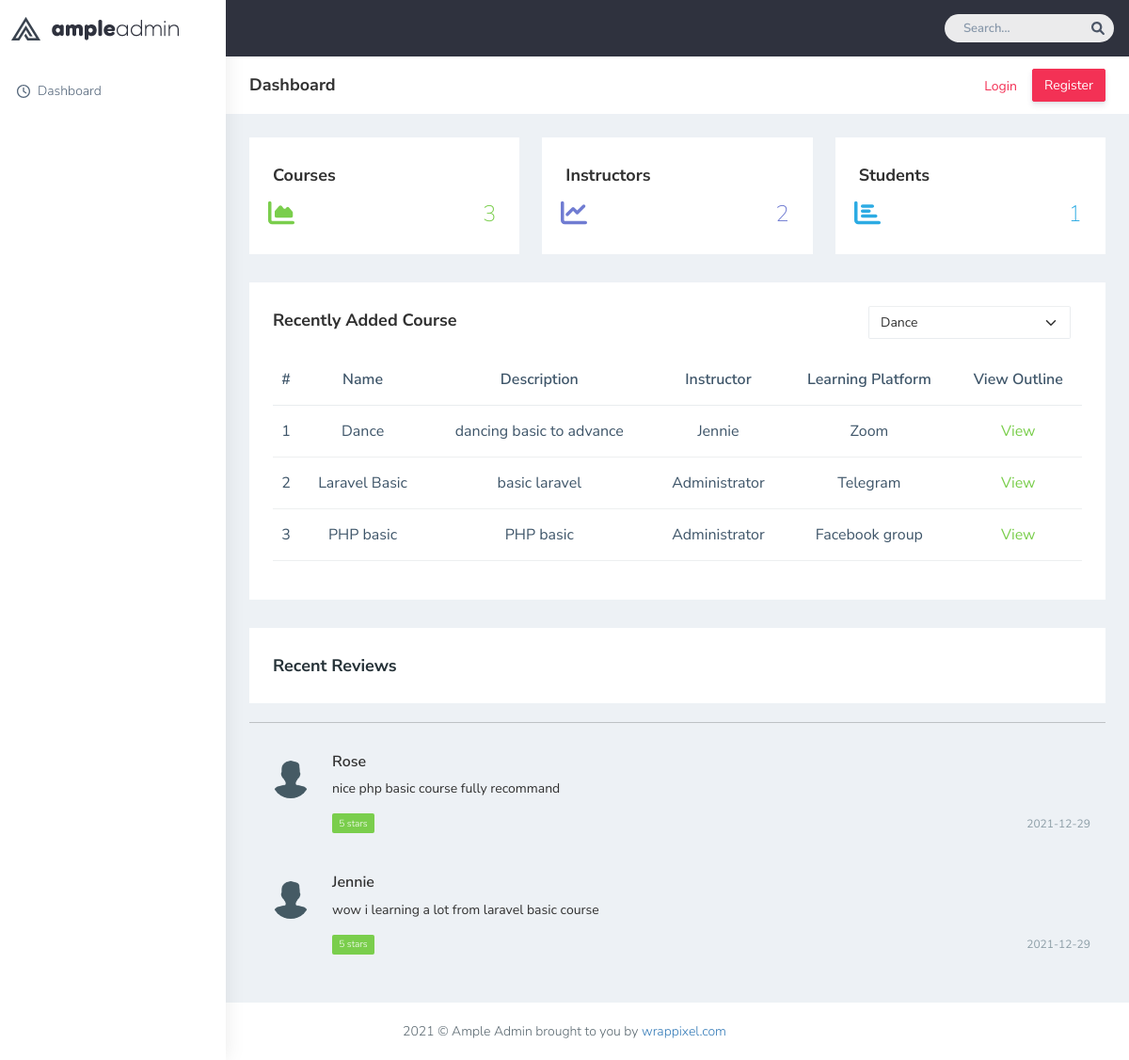
The page / on the database its author committed.
### tables this page shows
CREATE TABLE `courses` (
  `id` int(11) NOT NULL,
  `name` varchar(200) NOT NULL,
  `slug` varchar(255) NOT NULL,
  `platform` varchar(250) DEFAULT NULL,
  `description` text DEFAULT NULL,
  `outline` text DEFAULT NULL,
  `create_date` date DEFAULT NULL,
  `lunch_date` date DEFAULT NULL
);

CREATE TABLE `courses_users` (
  `id` int(11) NOT NULL,
  `course_id` int(11) NOT NULL,
  `user_id` int(11) NOT NULL
);

CREATE TABLE `users` (
  `id` int(11) NOT NULL,
  `slug` varchar(225) NOT NULL,
  `username` varchar(200) NOT NULL,
  `email` varchar(200) NOT NULL,
  `password` varchar(200) NOT NULL,
  `role` varchar(200) DEFAULT NULL,
  `address` varchar(250) DEFAULT NULL,
  `phone_no` varchar(200) DEFAULT NULL,
  `image` varchar(250) DEFAULT NULL
);

CREATE TABLE `reviews` (
  `id` int(11) NOT NULL,
  `user_id` int(11) NOT NULL,
  `review` text NOT NULL,
  `date` date NOT NULL
);

### core/classes/User.php (called while the page is built, shortened)
<?php
class User{
     public static function auth()
     {
         if(isset($_SESSION['user_id'])){
             $user_id = $_SESSION['user_id'];
             return DB::table('users')->where('id',$user_id)->getOne();
         }else{
             return false;
         }
     }
}

### core/classes/DB.php (called while the page is built, shortened)
<?php
class DB
{
    private static $dbh = null;
    private static $res,$data,$count,$sql;
    public function __construct()
    {
        self::$dbh = new PDO("mysql:host=localhost;dbname=ample-onlinequiz","root","");
        self::$dbh->setAttribute(PDO::ATTR_ERRMODE,PDO::ERRMODE_EXCEPTION);
    }
    public function query($params = [])
    {
        self::$res = self::$dbh->prepare(self::$sql);
        self::$res->execute($params);
        return $this;
    }
    public function getAll()
    {
        $this->query();
        self::$data = self::$res->fetchAll(PDO::FETCH_OBJ);
        return self::$data;
    }
    public function getOne()
    {
        $this->query();
        self::$data = self::$res->fetch(PDO::FETCH_OBJ);
        return self::$data;
    }
    public function count(){
        self::$count = self::$res->rowCount();
        return self::$count;
    }
    public static function table($table_name)
    {
        $sql = "select * from $table_name";
        self::$sql = $sql;
        $db = new DB();
        return $db;
    }
    public function orderBy($col,$value)
    {
        self::$sql .= " order by $col $value";
        $this->query();
        return $this;
    }
    public function where($col,$operator,$value = 1)
    {
        if(func_num_args() == 2)
        {
            self::$sql .= " where $col = '$operator'";
        }
        else
        {
            self::$sql .= " where $col $operator '$value'";
        }
        $this->query();
        return $this;
    }
    public function paginate($record_per_page,$append='')
    {
        if(!isset($_GET['page']))
        {
            $page_no = 1;
        }
        $this->query();
        $count = self::$res->rowCount();
        $start = ($page_no-1)*$record_per_page;
        self::$sql .= " limit $start,$record_per_page";
        $this->query();
        self::$data = self::$res->fetchAll(PDO::FETCH_OBJ);
        $prev_page = "?page=".$page_no-1;
        $next_page = "?page=".$page_no+1;
        $dataArray = [
            "data" => self::$data,
            "total" => $count,
            "prev_page" => $prev_page."&$append",
            "next_page" => $next_page."&$append"
        ];
        return $dataArray;
    }
    public static function raw($sql)
    {
        self::$sql = $sql;
        $db = new DB();
        return $db;
    }
}
?>

### index.php (the view, shortened to what this page needs)
<?php  require_once "inc/header.php";
$counter = 1;
$course_pagination = DB::table('courses')->orderBy('id','desc')->paginate(5);
$course = $course_pagination['data'];
$all_course = DB::table('courses')->orderBy('id','desc')->getAll();
$course_count = DB::table('courses')->count();
$ins_count = DB::table('users')->where('role',"teacher")->count();
$stu_count = DB::table('users')->where('role',"student")->count();
?>
        <div class="page-wrapper">
            <div class="page-breadcrumb bg-white">
                <div class="row align-items-center">
                    <div class="col-lg-3 col-md-4 col-sm-4 col-xs-12">
                        <h4 class="page-title">Dashboard</h4>
                    </div>
                    <?php if(!User::auth()): ?>
                        <div class="col-lg-9 col-sm-8 col-md-8 col-xs-12">
                        <div class="d-md-flex">
                            <ol class="breadcrumb ms-auto">
                                <li><a href="login.php" class="fw-normal text-danger">Login</a></li>
                            </ol>
                            <a href="register.php"
                                class="btn btn-danger d-none d-md-block pull-right ms-3 hidden-xs hidden-sm waves-effect waves-light text-white">Register</a>
                        </div>
                    </div>
                    <?php endif ?>
                </div>
            </div>
            <div class="container-fluid">
                <div class="row justify-content-center">
                    <div class="col-lg-4 col-md-12">
                        <div class="white-box analytics-info">
                            <h3 class="box-title">Courses</h3>
                            <ul class="list-inline two-part d-flex align-items-center mb-0">
                                <li>
                                <div><i class="fas fa-chart-area fa-2x text-success"></i></div>
                                </li>
                                <li class="ms-auto"><span class="counter text-success"><?= $course_count; ?></span></li>
                            </ul>
                        </div>
                    </div>
                    <div class="col-lg-4 col-md-12">
                        <div class="white-box analytics-info">
                            <h3 class="box-title">Instructors</h3>
                            <ul class="list-inline two-part d-flex align-items-center mb-0">
                                <li>
                                <div><i class="fas fa-chart-line fa-2x text-purple"></i></div>
                                </li>
                                <li class="ms-auto"><span class="counter text-purple"><?= $ins_count; ?></span></li>
                            </ul>
                        </div>
                    </div>
                    <div class="col-lg-4 col-md-12">
                        <div class="white-box analytics-info">
                            <h3 class="box-title">Students</h3>
                            <ul class="list-inline two-part d-flex align-items-center mb-0">
                                <li>
                                <div><i class="fas fa-chart-bar fa-2x text-info"></i></div>
                                </li>
                                <li class="ms-auto"><span class="counter text-info"><?= $stu_count; ?></span>
                                </li>
                            </ul>
                        </div>
                    </div>
                </div>
                <div class="row">
                    <div class="col-md-12 col-lg-12 col-sm-12">
                        <div class="white-box">
                            <div class="d-md-flex mb-3">
                                <h3 class="box-title mb-0">Recently Added Course</h3>
                                <div class="col-md-3 col-sm-4 col-xs-6 ms-auto">
                                    <select class="form-select shadow-none row border-top">
                                    <?php foreach($all_course as $c): ?>
                                        <option><?= $c->name ?></option>
                                    <?php endforeach; ?>
                                    </select>
                                </div>
                            </div>
                            <div class="table-responsive">
                                <table class="table no-wrap text-center">
                                    <thead>
                                        <tr>
                                            <th class="border-top-0">#</th>
                                            <th class="border-top-0">Name</th>
                                            <th class="border-top-0">Description</th>
                                            <th class="border-top-0">Instructor</th>
                                            <th class="border-top-0">Learning Platform</th>
                                            <th class="border-top-0">View Outline</th>
                                        </tr>
                                    </thead>
                                    <tbody>
                                    <?php foreach($course as $c):
                                        $ins_id = DB::raw("select * from courses
                                        left join courses_users on
                                        courses.id = courses_users.course_id
                                        where courses.id = $c->id
                                        ")->getOne()->user_id;
                                        $ins_name = DB::table('users')->where('id',$ins_id)->getOne()->username; ?>
                                        <tr>
                                            <td><?= $counter; $counter++; ?></td>
                                            <td><?= $c->name; ?></td>
                                            <td><?= $c->description; ?></td>
                                            <td><?= $ins_name;?></td>
                                            <td><?= $c->platform; ?></td>
                                            <td>
                                                <a href="" class="text-success">View</a>
                                            </td>
                                        </tr>
                                       <?php endforeach; ?>
                                    </tbody>
                                </table>
                            </div>
                        </div>
                    </div>
                </div>
                <div class="row">
                    <div class="col-md-12 col-lg-12 col-sm-12">
                        <div class="card white-box p-0">
                            <div class="card-body">
                                <h3 class="box-title mb-0">Recent Reviews</h3>
                            </div>
                            </div>
                            <div class="comment-widgets">
                                <hr>
                                <div id="review-list">
                                <?php
                                $reviews = DB::table('reviews')->orderBy('id','desc')->getAll();
                                if($reviews):
                                    foreach($reviews as $r):
                                        $reviewer = DB::table('users')->where('id',$r->user_id)->getOne();
                                ?>
                                <div class="d-flex flex-row comment-row p-3">
                                    <div class="p-2"><img src="<?= $reviewer->image ?>" alt="user" width="40" class="rounded-circle"></div>
                                    <div class="comment-text ps-2 ps-md-3 active w-100">
                                        <h5 class="font-medium"><?= $reviewer->username; ?></h5>
                                        <span class="mb-3 d-block col-sm-10"><?= $r->review ?> </span>
                                        <div class="comment-footer d-md-flex align-items-center">
                                            <span class="badge bg-success rounded">5 stars</span>
                                            <div class="text-muted fs-2 ms-auto mt-2 mt-md-0"><?= $r->date ?></div>
                                        </div>
                                    </div>
                                </div>
                                <?php endforeach; endif; ?>
                                </div>
                            </div>
                        </div>
                    </div>
                </div>
            </div>
            <footer class="footer text-center"> 2021 © Ample Admin brought to you by <a
                    href="https://www.wrappixel.com/">wrappixel.com</a>
            </footer>
        </div>
  <?php require_once "inc/footer.php"; ?>

### inc/header.php (shortened to what this page needs)
<!DOCTYPE html>
<html dir="ltr" lang="en">
<head>
    <link href="template/css/style.min.css" rel="stylesheet">
    <link rel="stylesheet" href="https://cdnjs.cloudflare.com/ajax/libs/font-awesome/6.0.0-beta2/css/all.min.css" />
</head>
<body>
    <div id="main-wrapper" data-layout="vertical" data-navbarbg="skin5" data-sidebartype="full"
        data-sidebar-position="absolute" data-header-position="absolute" data-boxed-layout="full">
        <header class="topbar" data-navbarbg="skin5">
            <nav class="navbar top-navbar navbar-expand-md navbar-dark">
                <div class="navbar-header" data-logobg="skin6">
                    <a class="navbar-brand" href="dashboard.html">
                        <b class="logo-icon">
                            <img src="template/plugins/images/logo-icon.png" alt="homepage" />
                        </b>
                        <span class="logo-text">
                            <img src="template/plugins/images/logo-text.png" alt="homepage" />
                        </span>
                    </a>
                </div>
                <div class="navbar-collapse collapse" id="navbarSupportedContent" data-navbarbg="skin5">
                    <ul class="navbar-nav ms-auto d-flex align-items-center">
                        <li class=" in">
                            <form role="search" class="app-search d-none d-md-block me-3">
                                <input type="text" placeholder="Search..." class="form-control mt-0">
                                <a href="" class="active">
                                    <i class="fa fa-search"></i>
                                </a>
                            </form>
                        </li>
                    </ul>
                </div>
            </nav>
        </header>
        <aside class="left-sidebar" data-sidebarbg="skin6">
            <div class="scroll-sidebar">
                <nav class="sidebar-nav">
                    <ul id="sidebarnav">
                        <li class="sidebar-item pt-2">
                            <a class="sidebar-link waves-effect waves-dark sidebar-link" href="index.php"
                                aria-expanded="false">
                                <i class="far fa-clock" aria-hidden="true"></i>
                                <span class="hide-menu mx-2">Dashboard</span>
                            </a>
                        </li>
                    </ul>
                </nav>
            </div>
        </aside>

### inc/footer.php (shortened to what this page needs)
</body>
</html>

### rows shown on the page
courses: name "Dance", description "dancing basic to advance", id.username "Jennie", platform "Zoom"
courses: name "Laravel Basic", description "basic laravel", id.username "Administrator", platform "Telegram"
courses: name "PHP basic", description "PHP basic", id.username "Administrator", platform "Facebook group"
reviews: user.image (placeholder picture), user.username "Rose", review "nice php basic course fully recommand", date "2021-12-29"
reviews: user.image (placeholder picture), user.username "Jennie", review "wow i learning a lot from laravel basic course", date "2021-12-29"

### other values the page prints
$course_count "3"
$ins_count "2"
$stu_count "1"
form field value "Dance"
